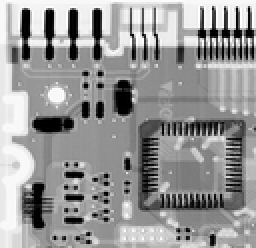
%> input picture HW4/task_2.png, 128 x 124 px, shrunk from 464 x 448 before the run (shown 2 times larger)
$ octave task_2_3_4.m   (GNU Octave 9; MATLAB toolbox functions it lacks are replaced by stand-ins)
%> lines starting %> are read from the running program, lines starting %| are printed output that depends on the picture
### HW4/noise_generator.m
function [output_img] = noise_generator(origin_img, mu, sigma, pepper, salt)
%> called with mu = 0, sigma = 0, pepper = 0.2, salt = 0.2
% mu : mean
% sigma : standard deviation
% pepper : prop
[m, n] = size(origin_img);
%> m = 124; n = 128
output_img = zeros(m, n);
pepperAndSalt = pepper + salt;
% make pepper + salt = 1
pepper = pepper / pepperAndSalt;
% salt   = salt / pepperAndSalt;
for i = 1 : m
    for j = 1 : n
        % Gaussian noise
        u1 = rand();
        u2 = rand();
        z = ((-2 * log(u1)) ^ 0.5) * sin(2 * pi * u2);
        output_img(i, j) = origin_img(i, j) + (z * sigma + mu);

        % pepper and salt noise happen
        if rand() <= pepperAndSalt
            % pepper noise
            if rand() < pepper
                output_img(i, j) = 0;
            else
                output_img(i, j) = 255;
            end
        end
    end
end
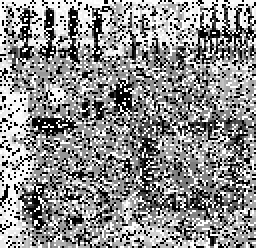
%> output_img: size 124x128 double (shown 2 times larger); min 0, max 255, mean 142.2
output_img = uint8(output_img);
%> output_img: size 124x128 uint8
end

### HW4/filter2d.m
function [ output_img ] = filter2d(img, filter, whetherDraw)
%> called with whetherDraw = false
% FILTER2D
% filter : a matrix
% input_img_name : path of image file
% whetherDraw : whether to draw the origin and after image
if nargin == 2
    whetherDraw = true;
end

img = double(img);
[h, w] = size(img);
%> h = 124; w = 128
output_img = zeros(h, w);
[f_h, f_w] = size(filter);
halfFilterLength_h = floor(f_h / 2);
halfFilterLength_w = floor(f_w / 2);
filter_center = [halfFilterLength_h + 1, halfFilterLength_w + 1];
% calculate total weight, in order to make total weight = 1

% filter
for i = 1 : h
    for j = 1 : w
        % center is (i, j)
        sum = 0;
        total_weight = 0;
        for m = -1 * halfFilterLength_h : halfFilterLength_h
            for n = -1 * halfFilterLength_w : halfFilterLength_w
                if ((i + m) < 1 || (i + m) > h)
                    % over border 1
                    sum = sum + 0;
                elseif ((j + n) < 1 || (j + n) > w)
                    % over border 2
                    sum = sum + 0;
                else
                    total_weight = total_weight + filter(filter_center(1) + m, filter_center(2) + n);
                    sum = sum + img(i + m, j + n) * filter(filter_center(1) + m, filter_center(2) + n);
                end
            end
        end
        sum = sum / total_weight;
        output_img(i, j) = sum;
    end
end
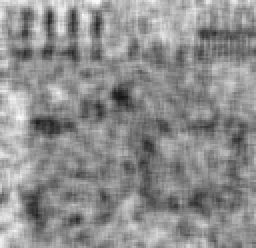
%> output_img: size 124x128 double (shown 2 times larger); min 20.68, max 250.1, mean 142.1

output_img = uint8(output_img);
%> output_img: size 124x128 uint8
img = uint8(img);

if true == whetherDraw
    subplot(2, 1, 1);
    imshow(img);
    title('origin');

    subplot(2, 1, 2);
    imshow(output_img);
    title('after filter');
end

end

### HW4/geometric_mean_filter2d.m
function [ output_img ] = geometric_mean_filter2d( img, filterSize_h, filterSize_w, paddingElement, whetherDraw )
%> called with filterSize_h = 3, filterSize_w = 3, paddingElement = 0, whetherDraw = false

if nargin == 3
    paddingElement = 0;
    whetherDraw = false;
elseif nargin == 4
    whetherDraw = false;
end

img = double(img);
[h, w] = size(img);
output_img = zeros(h, w);
halfFilterLength_h = floor(filterSize_h / 2);
halfFilterLength_w = floor(filterSize_w / 2);
temp = filterSize_h * filterSize_w;

for i = 1 : h
    for j = 1 : w
        mutiple = 1;
        for m = -1 * halfFilterLength_h : halfFilterLength_h
            for n = -1 * halfFilterLength_w : halfFilterLength_w
                 if ((i + m) < 1 || (i + m) > h)
                    % over border 1
                    % padding
                    element = paddingElement;
                 elseif ((j + n) < 1 || (j + n) > w)
                    element = paddingElement;
                 else
                     element = img(i + m, j + n);
                 end
                 mutiple = mutiple * element;
            end
        end
        output_img(i, j) = mutiple ^ (1 / temp);
    end
end
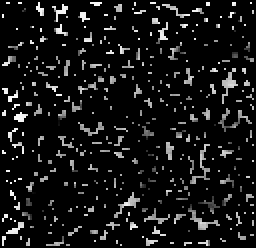
%> output_img: size 124x128 double (shown 2 times larger); min 0, max 251.2, mean 21.3
%> after the loop, element = 0

output_img = uint8(output_img);
%> output_img: size 124x128 uint8
img = uint8(img);

if true == whetherDraw
    subplot(2, 1, 1);
    imshow(img);
    title('origin');

    subplot(2, 1, 2);
    imshow(output_img);
    title('after filter');
end

end

### HW4/min_median_max_filter2d.m
function [ output_img ] = min_median_max_filter2d(img, filterSize_h, filterSize_w, handle, paddingElement, whetherDraw)
%> called with filterSize_h = 3, filterSize_w = 3

if nargin == 4
    paddingElement = 0;
    whetherDraw = false;
elseif nargin == 5
    whetherDraw = false;
end

img = double(img);
[h, w] = size(img);
output_img = zeros(h, w);
halfFilterLength_h = floor(filterSize_h / 2);
halfFilterLength_w = floor(filterSize_w / 2);
temp_matrix = zeros(filterSize_h, filterSize_w);

for i = 1 : h
    for j = 1 : w
        for m = -1 * halfFilterLength_h : halfFilterLength_h
            for n = -1 * halfFilterLength_w : halfFilterLength_w
                 if ((i + m) < 1 || (i + m) > h)
                    % over border 1
                    % padding
                    element = paddingElement;
                 elseif ((j + n) < 1 || (j + n) > w)
                    element = paddingElement;
                 else
                     element = img(i + m, j + n);
                 end
                 temp_matrix(m + halfFilterLength_h + 1, n + halfFilterLength_w + 1) = element;
            end
        end
        output_img(i, j) = handle(temp_matrix(:));
    end
end
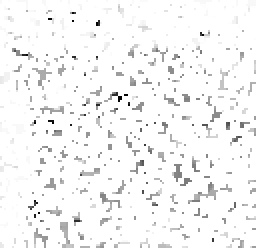
%> output_img: size 124x128 double (shown 2 times larger); min 0, max 255, mean 245.6
%> after the loop, temp_matrix = [154 158 0; 0 158 0; 0 0 0]

output_img = uint8(output_img);
%> output_img: size 124x128 uint8
img = uint8(img);

if true == whetherDraw
    subplot(2, 1, 1);
    imshow(img);
    title('origin');

    subplot(2, 1, 2);
    imshow(output_img);
    title('after filter');
end

end

### HW4/task_2_3_4.m
% 2.3.4
img_name = 'task_2.png';
% transform the source picture to gray picture
img = rgb2gray(imread(img_name));

% add Salt and Pepper Noise
noise_img = noise_generator(img, 0, 0, 0.2, 0.2);

% Arithmetic Mean Filter
arithmetic_img = filter2d(noise_img, ones(5,5), false);

% Geometric Mean Filter
geometric_img = geometric_mean_filter2d(noise_img, 3, 3, 0, false);

% Max Filter
max_img = min_median_max_filter2d(noise_img, 3, 3, @max);

% Min Filter
min_img = min_median_max_filter2d(noise_img, 3, 3, @min);
%> call 2 of min_median_max_filter2d, with filterSize_h = 3, filterSize_w = 3
%> after the loop in min_median_max_filter2d (call 2), `for i = 1 : h`:
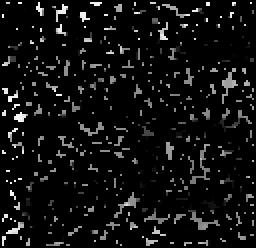
%> output_img: size 124x128 double (shown 2 times larger); min 0, max 248, mean 16.2

% Median Filter
median_img = min_median_max_filter2d(noise_img, 5, 5, @median);
%> call 3 of min_median_max_filter2d, with filterSize_h = 5, filterSize_w = 5
%> after the loop in min_median_max_filter2d (call 3), `for i = 1 : h`:
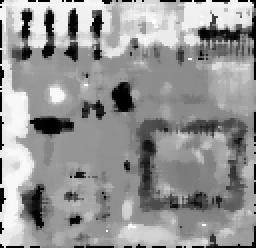
%> output_img: size 124x128 double (shown 2 times larger); min 0, max 255, mean 148.7
%> after the loop in min_median_max_filter2d (call 3), `for i = 1 : h`: temp_matrix = [155 255 255 0 0; 0 154 158 0 0; 0 0 158 0 0; 0 0 0 0 0; 0 0 0 0 0]

subplot(3, 2, 1);
imshow(noise_img);
title('origin img with salt and pepper noise');
xlabel(['psnr = ',  num2str(psnr(img, noise_img))]);


subplot(3, 2, 2);
imshow(arithmetic_img);
title('arithmetic filter 5x5');
xlabel(['psnr = ',  num2str(psnr(img, arithmetic_img))]);

subplot(3, 2, 3);
imshow(geometric_img);
title('geometric fitler 3x3');
xlabel(['psnr = ',  num2str(psnr(img, geometric_img))]);

subplot(3, 2, 4);
imshow(max_img);
title('max filter 3x3');
xlabel(['psnr = ',  num2str(psnr(img, max_img))]);

subplot(3, 2, 5);
imshow(min_img);
title('min filter 3x3');
xlabel(['psnr = ',  num2str(psnr(img, min_img))]);

subplot(3, 2, 6);
imshow(median_img);
title('median filter 5x5');
xlabel(['psnr = ',  num2str(psnr(img, median_img))]);
